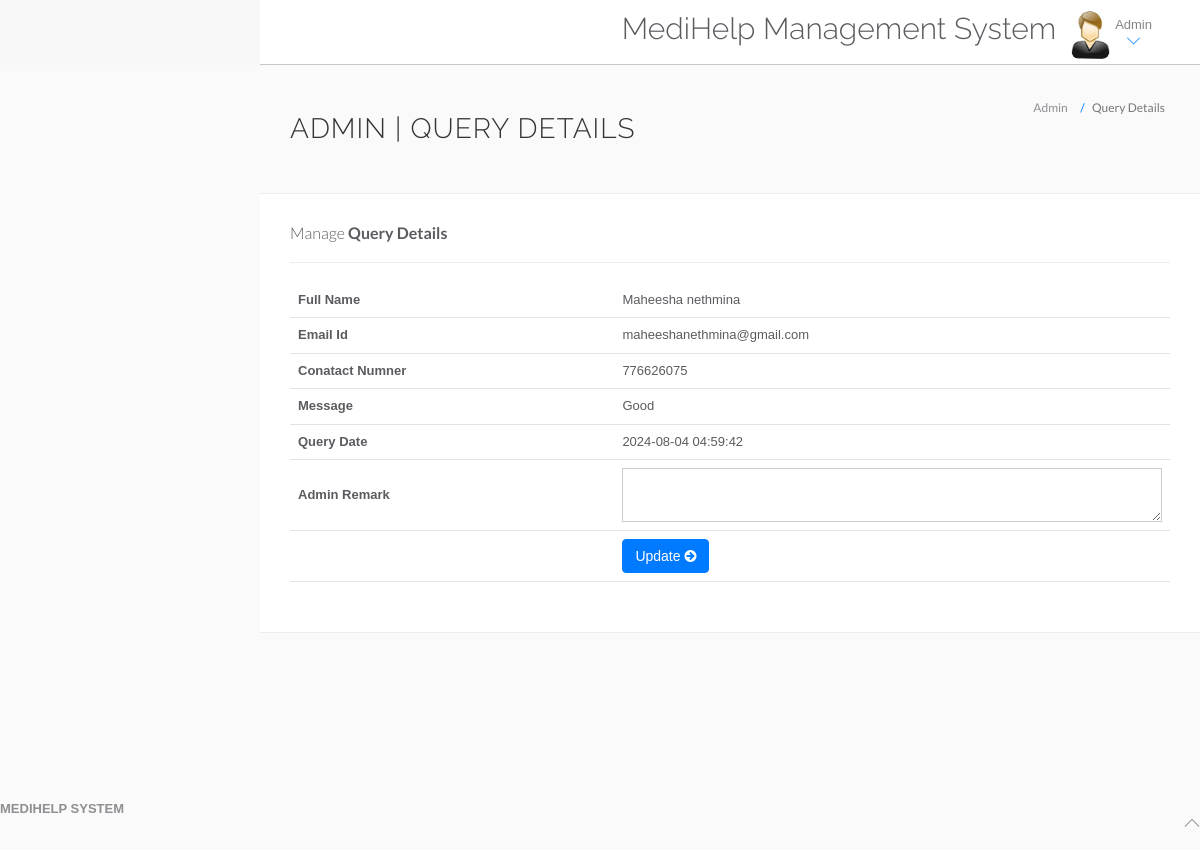
Screenshot of /hms/admin/query-details.php (signed in) with the database file from the repository.
### tables this page shows
CREATE TABLE `tblcontactus` (
  `id` int(11) NOT NULL,
  `fullname` varchar(255) DEFAULT NULL,
  `email` varchar(255) DEFAULT NULL,
  `contactno` bigint(12) DEFAULT NULL,
  `message` mediumtext DEFAULT NULL,
  `PostingDate` timestamp NULL DEFAULT current_timestamp(),
  `AdminRemark` mediumtext DEFAULT NULL,
  `LastupdationDate` timestamp NULL DEFAULT NULL ON UPDATE current_timestamp(),
  `IsRead` int(11) DEFAULT NULL
);

### hms/admin/query-details.php (the view, shortened to what this page needs)
<?php
include('include/config.php');
if(strlen($_SESSION['id']==0)) {
 header('location:logout.php');
  } else{
?>
<!DOCTYPE html>
<html lang="en">
	<head>
		<link rel="stylesheet" href="vendor/bootstrap/css/bootstrap.min.css">
		<link rel="stylesheet" href="vendor/fontawesome/css/font-awesome.min.css">
		<link rel="stylesheet" href="vendor/themify-icons/themify-icons.min.css">
		<link href="vendor/animate.css/animate.min.css" rel="stylesheet" media="screen">
		<link href="vendor/perfect-scrollbar/perfect-scrollbar.min.css" rel="stylesheet" media="screen">
		<link href="vendor/switchery/switchery.min.css" rel="stylesheet" media="screen">
		<link href="vendor/bootstrap-touchspin/jquery.bootstrap-touchspin.min.css" rel="stylesheet" media="screen">
		<link href="vendor/select2/select2.min.css" rel="stylesheet" media="screen">
		<link href="vendor/bootstrap-datepicker/bootstrap-datepicker3.standalone.min.css" rel="stylesheet" media="screen">
		<link href="vendor/bootstrap-timepicker/bootstrap-timepicker.min.css" rel="stylesheet" media="screen">
		<link rel="stylesheet" href="assets/css/styles.css">
		<link rel="stylesheet" href="assets/css/plugins.css">
		<link rel="stylesheet" href="assets/css/themes/theme-1.css" id="skin_color" />
	</head>
	<body>
		<div id="app">
			<div class="app-content">
						<?php include('include/header.php');?>
				<div class="main-content" >
					<div class="wrap-content container" id="container">
						<section id="page-title">
							<div class="row">
								<div class="col-sm-8">
									<h1 class="mainTitle">Admin | Query Details</h1>
																	</div>
								<ol class="breadcrumb">
									<li>
										<span>Admin</span>
									</li>
									<li class="active">
										<span>Query Details</span>
									</li>
								</ol>
							</div>
						</section>
						<div class="container-fluid container-fullw bg-white">
									<div class="row">
								<div class="col-md-12">
									<h5 class="over-title margin-bottom-15">Manage <span class="text-bold">Query Details</span></h5>
												<hr />
									<table class="table table-hover" id="sample-table-1">
										<tbody>
<?php
$qid=intval($_GET['id']);
$sql=mysqli_query($con,"select * from tblcontactus where id='$qid'");
while($row=mysqli_fetch_array($sql))
{
?>
											<tr>
												<th>Full Name</th>
												<td><?php echo $row['fullname'];?></td>
											</tr>
											<tr>
												<th>Email Id</th>
												<td><?php echo $row['email'];?></td>
											</tr>
											<tr>
												<th>Conatact Numner</th>
												<td><?php echo $row['contactno'];?></td>
											</tr>
											<tr>
												<th>Message</th>
												<td><?php echo $row['message'];?></td>
												</tr>
																						<tr>
												<th>Query Date</th>
												<td><?php echo $row['PostingDate'];?></td>
												</tr>
<?php if($row['AdminRemark']==""){?>
<form name="query" method="post">
	<tr>
												<th>Admin Remark</th>
												<td><textarea name="adminremark" class="form-control" required="true"></textarea></td>
												</tr>
												<tr>
													<td>&nbsp;</td>
													<td>
														<button type="submit" class="btn btn-primary pull-left" name="update">
		Update <i class="fa fa-arrow-circle-right"></i>
								</button>
													</td>
												</tr>
</form>
											<?php
											 }} ?>
										</tbody>
									</table>
								</div>
							</div>
								</div>
							</div>
						</div>
					</div>
				</div>
	<?php include('include/footer.php');?>
	</body>
</html>
<?php } ?>

### hms/admin/assets/css/themes/theme-1.css (style rules this page uses)
body { background: #FAFAFA; }

### rows the page displays
tblcontactus: fullname "Maheesha nethmina", email "maheeshanethmina@gmail.com", contactno "776626075", message "Good", PostingDate "2024-08-04 04:59:42"
